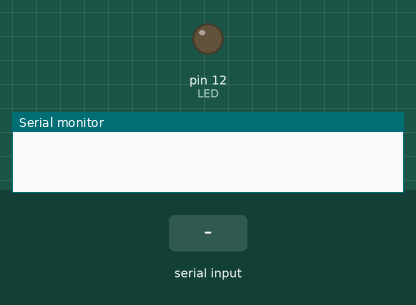
Bench run of a sketch on a simulated Arduino Uno, built with avr-gcc and run on an emulated ATmega328P. On the bench: output pins drawn as LEDs (lit = HIGH), the last lines printed to the serial monitor. The test bench sets the inputs (shaded band).

Above: at 1.2 s.
1.3 s: "1" received over Serial
At 2.4 s:
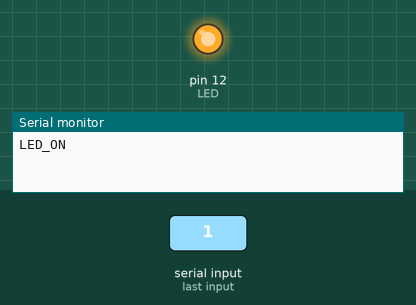
2.8 s: "0" received over Serial
At 3.5 s:
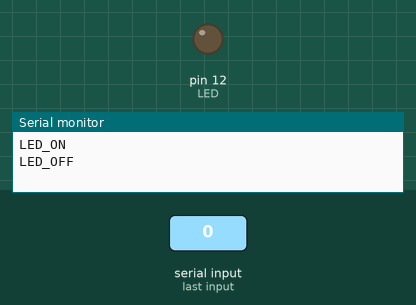
Timing chart, 0 to 5.8 s (numbered marks = the images above; inputs shaded):
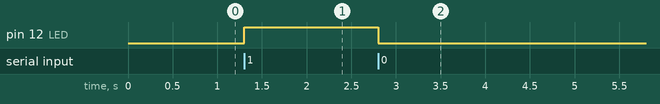

Measured:
- after the input at 1.3 s, pin 12 (LED): LOW → HIGH at once
- after the input at 2.8 s, pin 12 (LED): HIGH → LOW at once

The sketch:

liga_led.ino
```cpp
int LED = 12;  // pino do LED
void setup() {
  pinMode(LED, OUTPUT); // Definir o pino do LED como saída
  Serial.begin(9600); // Inicializar a comunicação serial
}

void loop() {
  if (Serial.available() > 0) {
    char comando = Serial.read(); // Ler o comando enviado via serial

    if (comando == '1') {
      digitalWrite(LED, HIGH); // Ligar o LED
      Serial.println("LED_ON"); // Enviar confirmação de que o LED foi ligado
    } else if (comando == '0') {
      digitalWrite(LED, LOW); // Desligar o LED
      Serial.println("LED_OFF"); // Enviar confirmação de que o LED foi desligado
    }
  }
}
```
